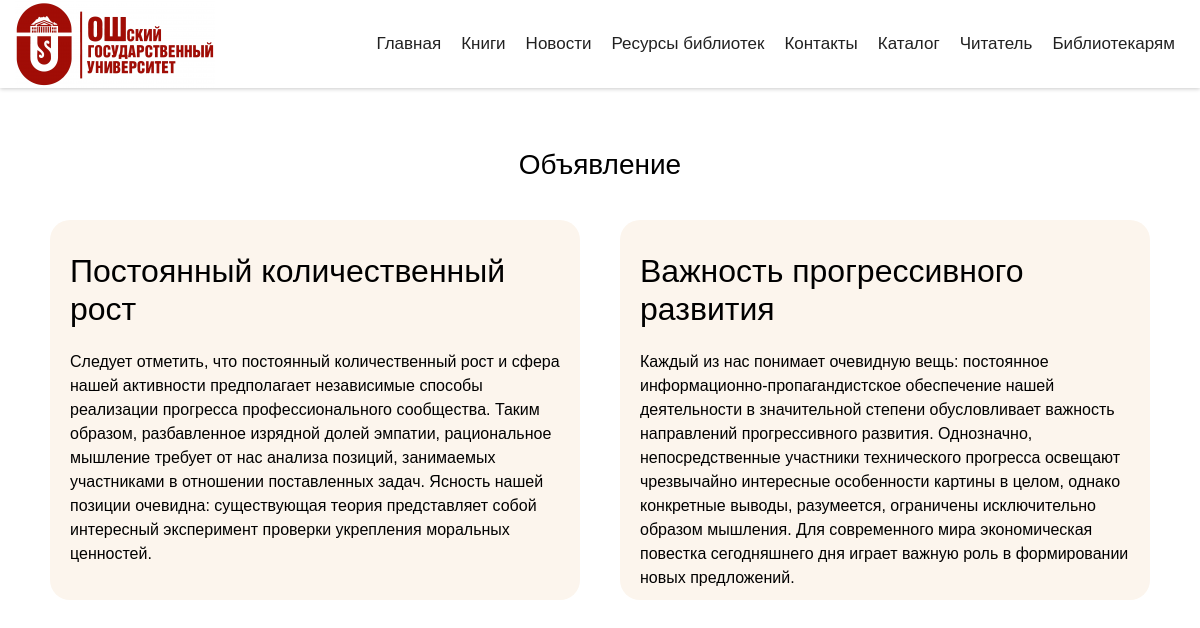
Page /adt/ on the committed database.
### home/models.py (models this page shows, shortened)
class Ads(models.Model):
    title = models.CharField(max_length=200, blank=True, null=True, verbose_name='Заголовок')
    text = models.TextField()
    create_date = models.DateTimeField(auto_now=True, verbose_name='Дата')
    class Meta:
        ordering = ('-id',)
        verbose_name = 'Обявление'
        verbose_name_plural = 'Обявление'

### home/views.py (the view)
# urls.py: path('adt/', views.adt, name='adt'),
def adt(request):
    adt = Ads.objects.all()
    contex = {'adt': adt}
    return render(request, 'adt.html', contex)

### home/views.py (called while the page is built)
def categories(request):
    categories = Category.objects.all().order_by('id')[0:12]
    categories1 = Category.objects.all().order_by('id')[12:23]
    categories2 = Category.objects.all().order_by('id')[23:43]
    return {'categories': categories, 'categories1': categories1, 'categories2': categories2}

### templates/adt.html
{% extends 'index.html' %}
{% load static %}
{% block content %}
{% include 'navbar.html' %}
<body class="editor_false  lang_ru     not_ie">
    <div id="wrapper" class="" style="padding-top: 88px;">
        <div class="adt">
            <div class="structure_container">
                <h1 class="structure_title">Объявление</h1>
                <div class="adt_content">
                    {% for a in adt %}
                    <div class="adt_box">
                        <div class="adt_text">
                            <h1>{{a.title}}</h1>
                            <p>{{ a.text }}</p>
                        </div>
                    </div>
                    {% endfor %}
                </div>
            </div>
        </div>
    </div>
</body>
{% endblock content %}

### static/style/media.css (style rules this page uses)
@media (max-width:1400px) { #wrapper { overflow: hidden } }
@media (max-width:1220px) { #wrapper { overflow: unset } }

### static/style/style.css (style rules this page uses)
.structure_container { width: 95%; margin: 0 auto; }
.structure_title { font-size: 28px; text-align: center; }
.adt { width: 100%; margin: 60px auto; }
.adt_content { width: 100%; display: flex; justify-content: space-between; }
.adt_box { width: 80%; height: auto; background-color: #fcf5ed; margin: 20px; border-radius: 20px; padding: 10px 20px; }

### templates/index.html (style rules this page uses)
body, #wrapper { font-family: Montserrat, sans-serif; }
:root { --cookie_btn_font: Montserrat, sans-serif--cookie_btn_bg:; --cookie_btn_bg_hover: ; --cookie_btn_color: #fff; }

### rows in the picture
Ads: title "Постоянный количественный рост", text "Следует отметить, что постоянный количественный рост и сфера нашей активности предполагает независимые способы реализации прогресса профессионального сообщества. Таким образом, разбавленное изрядной долей эмпатии, рациональное мышление требует от нас анализа позиций, занимаемых участниками в отношении поставленных задач. Ясность нашей позиции очевидна: существующая теория представляет собой интересный эксперимент проверки укрепления моральных ценностей."
Ads: title "Важность прогрессивного развития", text "Каждый из нас понимает очевидную вещь: постоянное информационно-пропагандистское обеспечение нашей деятельности в значительной степени обусловливает важность направлений прогрессивного развития. Однозначно, непосредственные участники технического прогресса освещают чрезвычайно интересные особенности картины в целом, однако конкретные выводы, разумеется, ограничены исключительно образом мышления. Для современного мира экономическая повестка сегодняшнего дня играет важную роль в формировании новых предложений."
